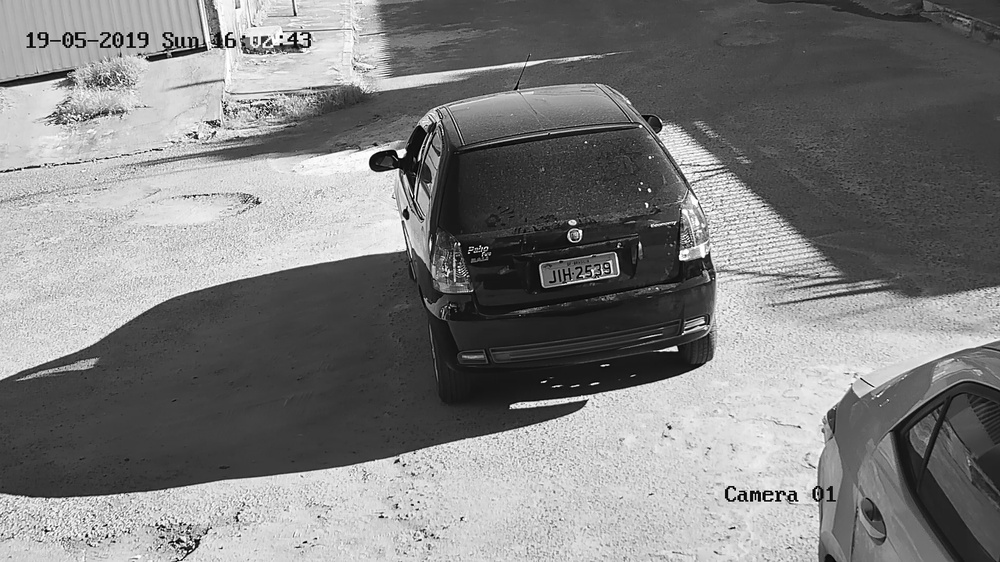
#> input picture Processamento_de_Imagens/16:2:57:27968.jpg, 1000 x 562 px, shrunk from 1920 x 1080 before the run
$ python proc.py   (older library calls are emulated)
#> lines starting #> are read from the running program, lines starting #| are printed output that depends on the picture
import cv2

#Leitura da Imagem
img = cv2.imread("16:2:57:27968.jpg", 0)
#> img is the input picture: shape (562, 1000); min 0, max 255, mean 126.5

#Suavização da Imagem
img_suav = cv2.blur(img, (2,2))
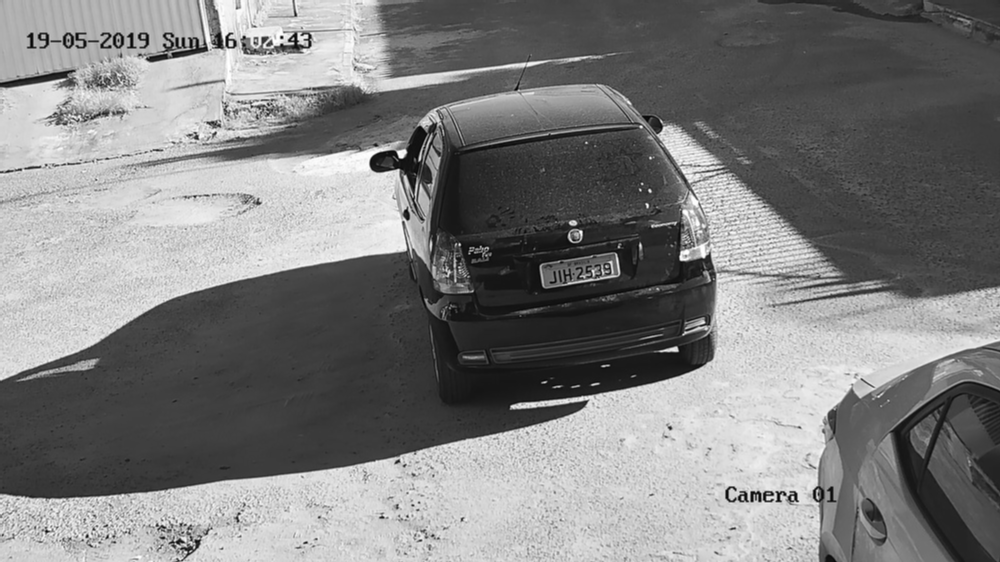
#> img_suav: shape (562, 1000); min 1, max 255, mean 126.9
cv2.imwrite("limiar_20_comsuv.jpg", img_suav)

#Equalização do Histograma

#Binarização da Imagem

#Filtro de Sobel no eixo x
sobelx = cv2.Sobel(img_suav, cv2.CV_64F, 1, 0, ksize = 5)
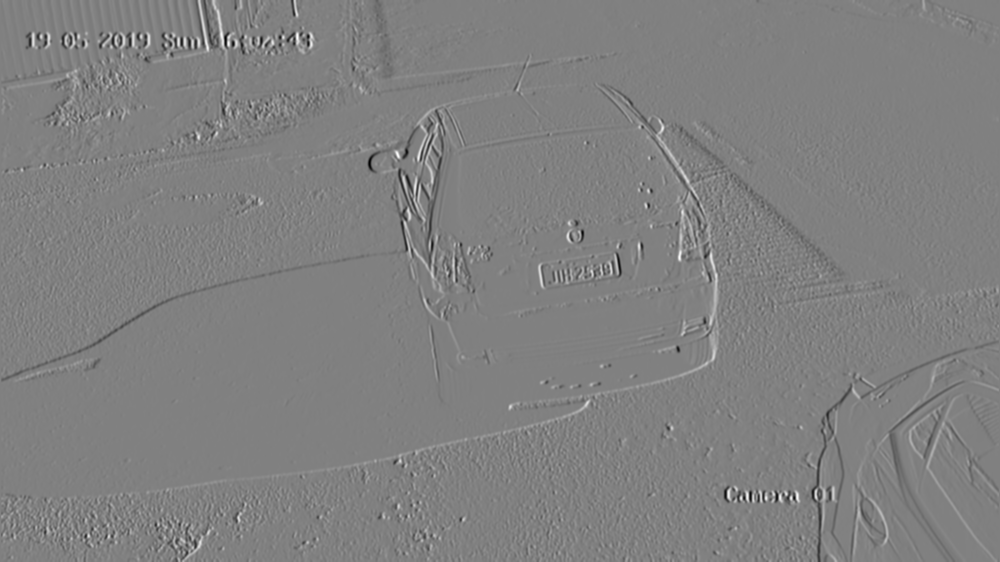
#> sobelx: shape (562, 1000) float64; min -10342, max 10147, mean -11.7; drawn with min black and max white
sobelx = cv2.normalize(sobelx, None, alpha = 0, beta = 255, norm_type = cv2.NORM_MINMAX, dtype= cv2.CV_8U)
sobely = cv2.Sobel(sobelx, cv2.CV_64F, 0, 1, ksize = 5)
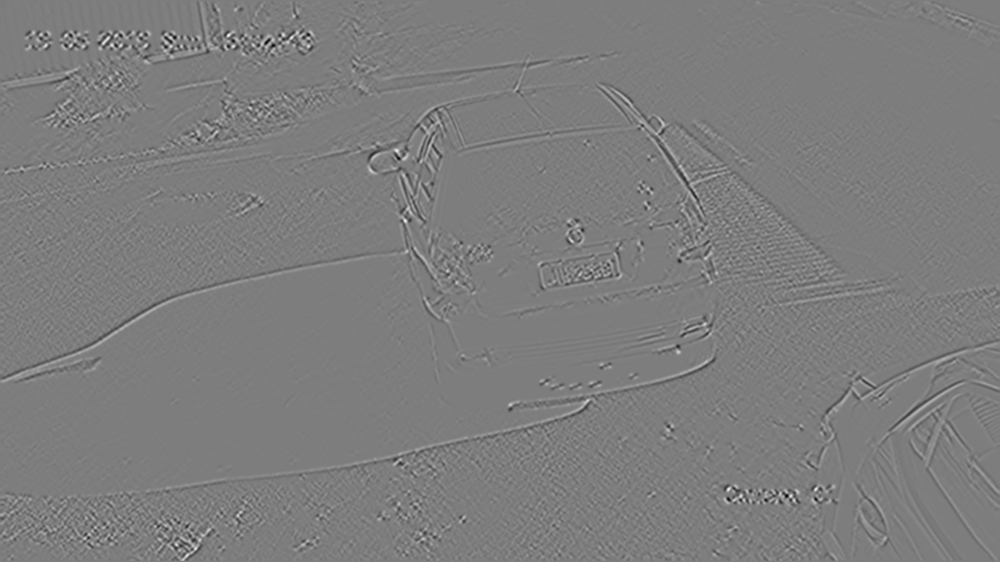
#> sobely: shape (562, 1000) float64; min -4252, max 4381, mean 0; drawn with min black and max white
sobely = cv2.normalize(sobely, None, alpha = 0, beta = 255, norm_type = cv2.NORM_MINMAX, dtype= cv2.CV_8U)
cv2.imwrite("limiar_20_sobelx.jpg", sobelx)
cv2.imwrite("limiar_20_sobely.jpg", sobely)


Limiar, img_bin = cv2.threshold(sobely, 130, 255, cv2.THRESH_BINARY)
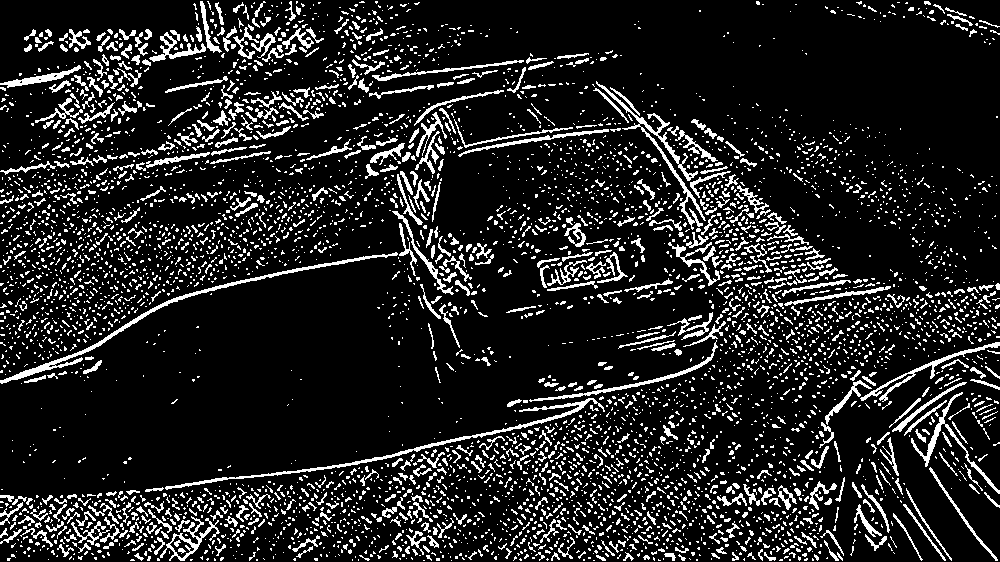
#> img_bin: shape (562, 1000); 13.6% white in thin lines or dots
cv2.imwrite("limiar_20_binarizado.jpg", img_bin)
# [10 lines of commented-out code are left out]
cv2.waitKey(0)
cv2.destroyAllWindows()
